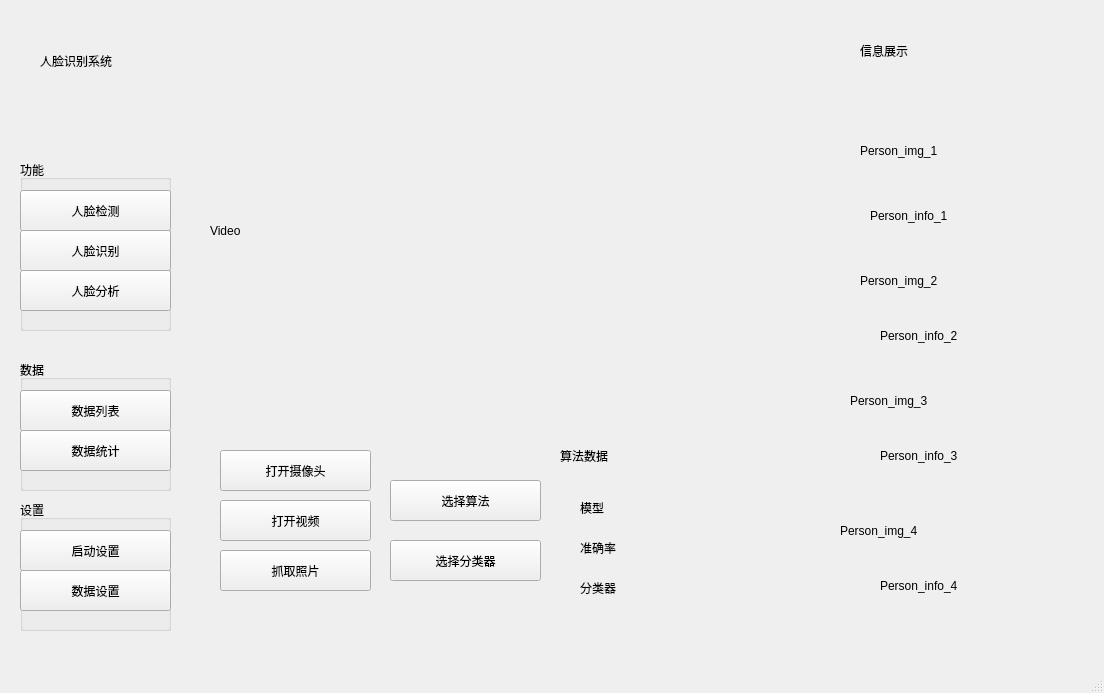
<?xml version="1.0" encoding="UTF-8"?>
<ui version="4.0">
 <class>MainWindow</class>
 <widget class="QMainWindow" name="MainWindow">
  <property name="geometry">
   <rect>
    <x>0</x>
    <y>0</y>
    <width>1104</width>
    <height>693</height>
   </rect>
  </property>
  <property name="windowTitle">
   <string>MainWindow</string>
  </property>
  <widget class="QWidget" name="centralwidget">
   <widget class="QWidget" name="widget" native="true">
    <property name="geometry">
     <rect>
      <x>0</x>
      <y>0</y>
      <width>211</width>
      <height>131</height>
     </rect>
    </property>
    <widget class="QLabel" name="label_7">
     <property name="geometry">
      <rect>
       <x>40</x>
       <y>40</y>
       <width>121</width>
       <height>41</height>
      </rect>
     </property>
     <property name="text">
      <string>人脸识别系统</string>
     </property>
    </widget>
   </widget>
   <widget class="QWidget" name="widget_2" native="true">
    <property name="geometry">
     <rect>
      <x>0</x>
      <y>130</y>
      <width>211</width>
      <height>531</height>
     </rect>
    </property>
    <widget class="QGroupBox" name="groupBox">
     <property name="geometry">
      <rect>
       <x>20</x>
       <y>30</y>
       <width>151</width>
       <height>171</height>
      </rect>
     </property>
     <property name="title">
      <string>功能</string>
     </property>
     <widget class="QPushButton" name="pushButton">
      <property name="geometry">
       <rect>
        <x>0</x>
        <y>30</y>
        <width>151</width>
        <height>41</height>
       </rect>
      </property>
      <property name="text">
       <string>人脸检测</string>
      </property>
     </widget>
     <widget class="QPushButton" name="pushButton_2">
      <property name="geometry">
       <rect>
        <x>0</x>
        <y>70</y>
        <width>151</width>
        <height>41</height>
       </rect>
      </property>
      <property name="text">
       <string>人脸识别</string>
      </property>
     </widget>
     <widget class="QPushButton" name="pushButton_12">
      <property name="geometry">
       <rect>
        <x>0</x>
        <y>110</y>
        <width>151</width>
        <height>41</height>
       </rect>
      </property>
      <property name="text">
       <string>人脸分析</string>
      </property>
     </widget>
    </widget>
    <widget class="QGroupBox" name="groupBox_2">
     <property name="geometry">
      <rect>
       <x>20</x>
       <y>230</y>
       <width>151</width>
       <height>131</height>
      </rect>
     </property>
     <property name="title">
      <string>数据</string>
     </property>
     <widget class="QPushButton" name="pushButton_3">
      <property name="geometry">
       <rect>
        <x>0</x>
        <y>30</y>
        <width>151</width>
        <height>41</height>
       </rect>
      </property>
      <property name="text">
       <string>数据列表</string>
      </property>
     </widget>
     <widget class="QPushButton" name="pushButton_4">
      <property name="geometry">
       <rect>
        <x>0</x>
        <y>70</y>
        <width>151</width>
        <height>41</height>
       </rect>
      </property>
      <property name="text">
       <string>数据统计</string>
      </property>
     </widget>
    </widget>
    <widget class="QGroupBox" name="groupBox_3">
     <property name="geometry">
      <rect>
       <x>20</x>
       <y>370</y>
       <width>151</width>
       <height>131</height>
      </rect>
     </property>
     <property name="title">
      <string>设置</string>
     </property>
     <widget class="QPushButton" name="pushButton_10">
      <property name="geometry">
       <rect>
        <x>0</x>
        <y>30</y>
        <width>151</width>
        <height>41</height>
       </rect>
      </property>
      <property name="text">
       <string>启动设置</string>
      </property>
     </widget>
     <widget class="QPushButton" name="pushButton_11">
      <property name="geometry">
       <rect>
        <x>0</x>
        <y>70</y>
        <width>151</width>
        <height>41</height>
       </rect>
      </property>
      <property name="text">
       <string>数据设置</string>
      </property>
     </widget>
    </widget>
   </widget>
   <widget class="QWidget" name="widget_3" native="true">
    <property name="geometry">
     <rect>
      <x>210</x>
      <y>0</y>
      <width>891</width>
      <height>661</height>
     </rect>
    </property>
    <widget class="QWidget" name="widget_4" native="true">
     <property name="geometry">
      <rect>
       <x>610</x>
       <y>0</y>
       <width>281</width>
       <height>661</height>
      </rect>
     </property>
     <widget class="QWidget" name="widget_6" native="true">
      <property name="geometry">
       <rect>
        <x>20</x>
        <y>110</y>
        <width>221</width>
        <height>131</height>
       </rect>
      </property>
      <widget class="QLabel" name="label_4">
       <property name="geometry">
        <rect>
         <x>20</x>
         <y>10</y>
         <width>191</width>
         <height>61</height>
        </rect>
       </property>
       <property name="text">
        <string>Person_img_1</string>
       </property>
      </widget>
      <widget class="QLabel" name="label_5">
       <property name="geometry">
        <rect>
         <x>30</x>
         <y>90</y>
         <width>121</width>
         <height>31</height>
        </rect>
       </property>
       <property name="text">
        <string>Person_info_1</string>
       </property>
      </widget>
     </widget>
     <widget class="QWidget" name="widget_9" native="true">
      <property name="geometry">
       <rect>
        <x>20</x>
        <y>240</y>
        <width>221</width>
        <height>121</height>
       </rect>
      </property>
      <widget class="QLabel" name="label_10">
       <property name="geometry">
        <rect>
         <x>20</x>
         <y>10</y>
         <width>191</width>
         <height>61</height>
        </rect>
       </property>
       <property name="text">
        <string>Person_img_2</string>
       </property>
      </widget>
      <widget class="QLabel" name="label_11">
       <property name="geometry">
        <rect>
         <x>40</x>
         <y>80</y>
         <width>121</width>
         <height>31</height>
        </rect>
       </property>
       <property name="text">
        <string>Person_info_2</string>
       </property>
      </widget>
     </widget>
     <widget class="QWidget" name="widget_8" native="true">
      <property name="geometry">
       <rect>
        <x>20</x>
        <y>360</y>
        <width>221</width>
        <height>131</height>
       </rect>
      </property>
      <widget class="QLabel" name="label_8">
       <property name="geometry">
        <rect>
         <x>10</x>
         <y>10</y>
         <width>191</width>
         <height>61</height>
        </rect>
       </property>
       <property name="text">
        <string>Person_img_3</string>
       </property>
      </widget>
      <widget class="QLabel" name="label_9">
       <property name="geometry">
        <rect>
         <x>40</x>
         <y>80</y>
         <width>121</width>
         <height>31</height>
        </rect>
       </property>
       <property name="text">
        <string>Person_info_3</string>
       </property>
      </widget>
     </widget>
     <widget class="QWidget" name="widget_7" native="true">
      <property name="geometry">
       <rect>
        <x>20</x>
        <y>490</y>
        <width>221</width>
        <height>131</height>
       </rect>
      </property>
      <widget class="QLabel" name="label_12">
       <property name="geometry">
        <rect>
         <x>0</x>
         <y>10</y>
         <width>191</width>
         <height>61</height>
        </rect>
       </property>
       <property name="text">
        <string>Person_img_4</string>
       </property>
      </widget>
      <widget class="QLabel" name="label_13">
       <property name="geometry">
        <rect>
         <x>40</x>
         <y>80</y>
         <width>121</width>
         <height>31</height>
        </rect>
       </property>
       <property name="text">
        <string>Person_info_4</string>
       </property>
      </widget>
     </widget>
     <widget class="QLabel" name="label_15">
      <property name="geometry">
       <rect>
        <x>40</x>
        <y>30</y>
        <width>81</width>
        <height>41</height>
       </rect>
      </property>
      <property name="text">
       <string>信息展示</string>
      </property>
     </widget>
    </widget>
    <widget class="QLabel" name="label">
     <property name="geometry">
      <rect>
       <x>0</x>
       <y>30</y>
       <width>601</width>
       <height>401</height>
      </rect>
     </property>
     <property name="text">
      <string>Video </string>
     </property>
    </widget>
    <widget class="QPushButton" name="pushButton_5">
     <property name="geometry">
      <rect>
       <x>180</x>
       <y>480</y>
       <width>151</width>
       <height>41</height>
      </rect>
     </property>
     <property name="text">
      <string>选择算法</string>
     </property>
    </widget>
    <widget class="QPushButton" name="pushButton_6">
     <property name="geometry">
      <rect>
       <x>180</x>
       <y>540</y>
       <width>151</width>
       <height>41</height>
      </rect>
     </property>
     <property name="text">
      <string>选择分类器</string>
     </property>
    </widget>
    <widget class="QPushButton" name="pushButton_7">
     <property name="geometry">
      <rect>
       <x>10</x>
       <y>500</y>
       <width>151</width>
       <height>41</height>
      </rect>
     </property>
     <property name="text">
      <string>打开视频</string>
     </property>
    </widget>
    <widget class="QPushButton" name="pushButton_8">
     <property name="geometry">
      <rect>
       <x>10</x>
       <y>450</y>
       <width>151</width>
       <height>41</height>
      </rect>
     </property>
     <property name="text">
      <string>打开摄像头</string>
     </property>
    </widget>
    <widget class="QWidget" name="widget_5" native="true">
     <property name="geometry">
      <rect>
       <x>340</x>
       <y>430</y>
       <width>251</width>
       <height>181</height>
      </rect>
     </property>
     <widget class="QLabel" name="label_2">
      <property name="geometry">
       <rect>
        <x>10</x>
        <y>10</y>
        <width>71</width>
        <height>31</height>
       </rect>
      </property>
      <property name="text">
       <string>算法数据</string>
      </property>
     </widget>
     <widget class="QLabel" name="label_3">
      <property name="geometry">
       <rect>
        <x>30</x>
        <y>70</y>
        <width>72</width>
        <height>15</height>
       </rect>
      </property>
      <property name="text">
       <string>模型</string>
      </property>
     </widget>
     <widget class="QLabel" name="label_6">
      <property name="geometry">
       <rect>
        <x>30</x>
        <y>110</y>
        <width>72</width>
        <height>15</height>
       </rect>
      </property>
      <property name="text">
       <string>准确率</string>
      </property>
     </widget>
     <widget class="QLabel" name="label_14">
      <property name="geometry">
       <rect>
        <x>30</x>
        <y>150</y>
        <width>72</width>
        <height>15</height>
       </rect>
      </property>
      <property name="text">
       <string>分类器</string>
      </property>
     </widget>
    </widget>
    <widget class="QPushButton" name="pushButton_9">
     <property name="geometry">
      <rect>
       <x>10</x>
       <y>550</y>
       <width>151</width>
       <height>41</height>
      </rect>
     </property>
     <property name="text">
      <string>抓取照片</string>
     </property>
    </widget>
   </widget>
  </widget>
  <widget class="QMenuBar" name="menubar">
   <property name="geometry">
    <rect>
     <x>0</x>
     <y>0</y>
     <width>1104</width>
     <height>26</height>
    </rect>
   </property>
  </widget>
  <widget class="QStatusBar" name="statusbar"/>
 </widget>
 <resources/>
 <connections/>
</ui>
